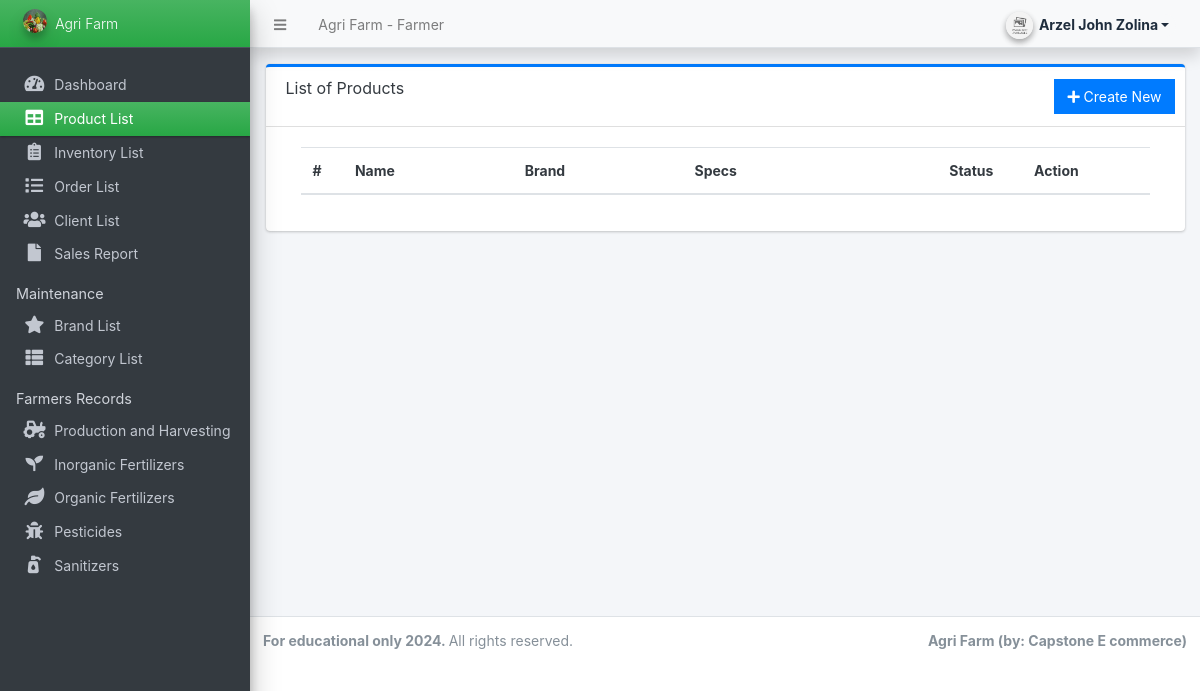
The app's page /farmer/?page=product (signed in), older data.
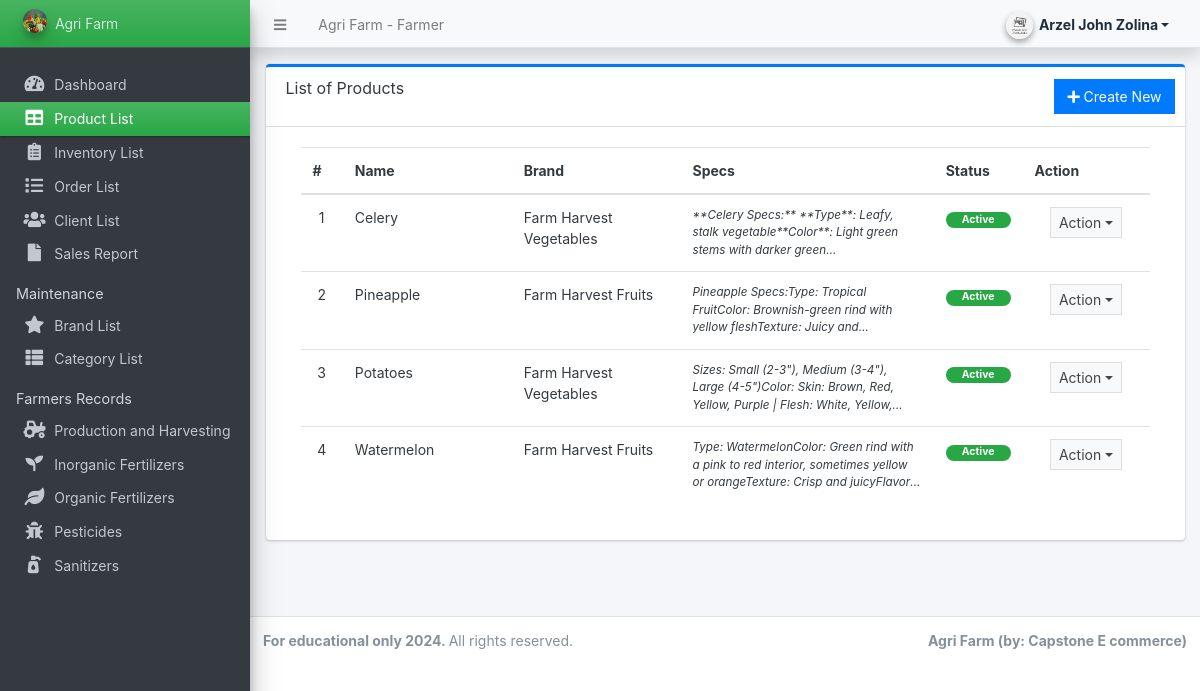
The same page, newer data.
### tables this page shows
CREATE TABLE `products` (
  `id` int(30) NOT NULL,
  `brand_id` int(30) NOT NULL,
  `category_id` int(30) NOT NULL,
  `name` varchar(250) NOT NULL,
  `specs` text NOT NULL,
  `status` tinyint(1) NOT NULL DEFAULT 1,
  `delete_flag` tinyint(1) NOT NULL DEFAULT 0,
  `date_created` datetime NOT NULL DEFAULT current_timestamp()
);

CREATE TABLE `brands` (
  `id` int(30) NOT NULL,
  `name` varchar(250) NOT NULL,
  `description` text DEFAULT NULL,
  `image_path` text DEFAULT NULL,
  `status` tinyint(1) NOT NULL DEFAULT 1,
  `delete_flag` tinyint(1) NOT NULL DEFAULT 0,
  `date_created` datetime NOT NULL DEFAULT current_timestamp()
);

### farmer/product/index.php (the view, shortened to what this page needs)
<div class="card card-outline card-primary">
	<div class="card-header">
		<h3 class="card-title">List of Products</h3>
		<div class="card-tools">
			<a href="?page=product/manage_product" class="btn btn-flat btn-primary"><span class="fas fa-plus"></span>  Create New</a>
		</div>
	</div>
	<div class="card-body">
		<div class="container-fluid">
        <div class="container-fluid">
			<table class="table table-hover table-strip">
				<colgroup>
					<col width="5%">
					<col width="20%">
					<col width="20%">
					<col width="30%">
					<col width="10%">
					<col width="15%">
				</colgroup>
				<thead>
					<tr>
						<th>#</th>
						<th>Name</th>
						<th>Brand</th>
						<th>Specs</th>
						<th>Status</th>
						<th>Action</th>
					</tr>
				</thead>
				<tbody>
					<?php
					$i = 1;
						$qry = $conn->query("SELECT p.*,b.name as bname from `products` p inner join brands b on p.brand_id = b.id where p.delete_flag = 0 order by (p.name) asc ");
						while($row = $qry->fetch_assoc()):
							foreach($row as $k=> $v){
								$row[$k] = trim(stripslashes($v));
							}
                            $row['specs'] = strip_tags(stripslashes(html_entity_decode($row['specs'])));
					?>
						<tr>
							<td class="text-center"><?php echo $i++; ?></td>
							<td><?php echo $row['name'] ?></td>
							<td><?php echo $row['bname'] ?></td>
							<td ><p class="m-0 truncate"><?php echo $row['specs'] ?></p></td>
							<td class="text-center">
                                <?php if($row['status'] == 1): ?>
                                    <span class="badge badge-success px-3 rounded-pill">Active</span>
                                <?php else: ?>
                                    <span class="badge badge-danger px-3 rounded-pill">Inactive</span>
                                <?php endif; ?>
                            </td>
							<td align="center">
								 <button type="button" class="btn btn-flat btn-default btn-sm dropdown-toggle dropdown-icon" data-toggle="dropdown">
				                  		Action
				                  </button>
							</td>
						</tr>
					<?php endwhile; ?>
				</tbody>
			</table>
		</div>
		</div>
	</div>
</div>

Row changes from the older to the newer data that the page shows:
added products: name "Celery", brand.name "Farm Harvest Vegetables", specs "**Celery Specs:** **Type**: Leafy, stalk vegetable**Color**: Light green stems with darker…", status "Active"
added products: name "Pineapple", brand.name "Farm Harvest Fruits", specs "Pineapple Specs:Type: Tropical FruitColor: Brownish-green rind with yellow fleshTexture: Juicy…", status "Active"
added products: name "Potatoes", brand.name "Farm Harvest Vegetables", specs "Sizes: Small (2-3\"), Medium (3-4\"), Large (4-5\")Color: Skin: Brown, Red, Yellow, Purple | Flesh: White,…", status "Active"
added products: name "Watermelon", brand.name "Farm Harvest Fruits", specs "Type: WatermelonColor: Green rind with a pink to red interior, sometimes yellow or orangeTexture: Crisp and…", status "Active"
